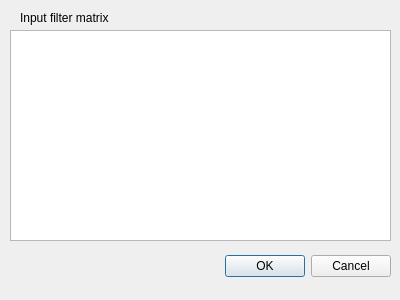
<?xml version="1.0" encoding="UTF-8"?>
<ui version="4.0">
 <class>ManuallyTable</class>
 <widget class="QDialog" name="ManuallyTable">
  <property name="geometry">
   <rect>
    <x>0</x>
    <y>0</y>
    <width>400</width>
    <height>300</height>
   </rect>
  </property>
  <property name="sizePolicy">
   <sizepolicy hsizetype="Fixed" vsizetype="Fixed">
    <horstretch>0</horstretch>
    <verstretch>0</verstretch>
   </sizepolicy>
  </property>
  <property name="windowTitle">
   <string>Filter Matrix</string>
  </property>
  <property name="sizeGripEnabled">
   <bool>false</bool>
  </property>
  <widget class="QDialogButtonBox" name="buttonBox">
   <property name="geometry">
    <rect>
     <x>50</x>
     <y>250</y>
     <width>341</width>
     <height>32</height>
    </rect>
   </property>
   <property name="locale">
    <locale language="English" country="UnitedStates"/>
   </property>
   <property name="orientation">
    <enum>Qt::Horizontal</enum>
   </property>
   <property name="standardButtons">
    <set>QDialogButtonBox::Cancel|QDialogButtonBox::Ok</set>
   </property>
  </widget>
  <widget class="QTableWidget" name="table">
   <property name="geometry">
    <rect>
     <x>10</x>
     <y>30</y>
     <width>381</width>
     <height>211</height>
    </rect>
   </property>
   <property name="editTriggers">
    <set>QAbstractItemView::NoEditTriggers</set>
   </property>
   <property name="showGrid">
    <bool>true</bool>
   </property>
   <property name="gridStyle">
    <enum>Qt::NoPen</enum>
   </property>
   <property name="wordWrap">
    <bool>false</bool>
   </property>
   <property name="cornerButtonEnabled">
    <bool>false</bool>
   </property>
   <property name="rowCount">
    <number>0</number>
   </property>
   <property name="columnCount">
    <number>0</number>
   </property>
   <attribute name="horizontalHeaderVisible">
    <bool>false</bool>
   </attribute>
   <attribute name="horizontalHeaderHighlightSections">
    <bool>false</bool>
   </attribute>
   <attribute name="verticalHeaderVisible">
    <bool>false</bool>
   </attribute>
   <attribute name="verticalHeaderHighlightSections">
    <bool>false</bool>
   </attribute>
   <attribute name="verticalHeaderVisible">
    <bool>false</bool>
   </attribute>
   <attribute name="horizontalHeaderVisible">
    <bool>false</bool>
   </attribute>
   <attribute name="horizontalHeaderHighlightSections">
    <bool>false</bool>
   </attribute>
   <attribute name="verticalHeaderHighlightSections">
    <bool>false</bool>
   </attribute>
  </widget>
  <widget class="QLabel" name="label">
   <property name="geometry">
    <rect>
     <x>20</x>
     <y>10</y>
     <width>191</width>
     <height>16</height>
    </rect>
   </property>
   <property name="text">
    <string>Input filter matrix</string>
   </property>
  </widget>
  <zorder>table</zorder>
  <zorder>label</zorder>
  <zorder>buttonBox</zorder>
 </widget>
 <resources/>
 <connections>
  <connection>
   <sender>buttonBox</sender>
   <signal>accepted()</signal>
   <receiver>ManuallyTable</receiver>
   <slot>accept()</slot>
   <hints>
    <hint type="sourcelabel">
     <x>248</x>
     <y>254</y>
    </hint>
    <hint type="destinationlabel">
     <x>157</x>
     <y>274</y>
    </hint>
   </hints>
  </connection>
  <connection>
   <sender>buttonBox</sender>
   <signal>rejected()</signal>
   <receiver>ManuallyTable</receiver>
   <slot>reject()</slot>
   <hints>
    <hint type="sourcelabel">
     <x>316</x>
     <y>260</y>
    </hint>
    <hint type="destinationlabel">
     <x>286</x>
     <y>274</y>
    </hint>
   </hints>
  </connection>
 </connections>
</ui>
